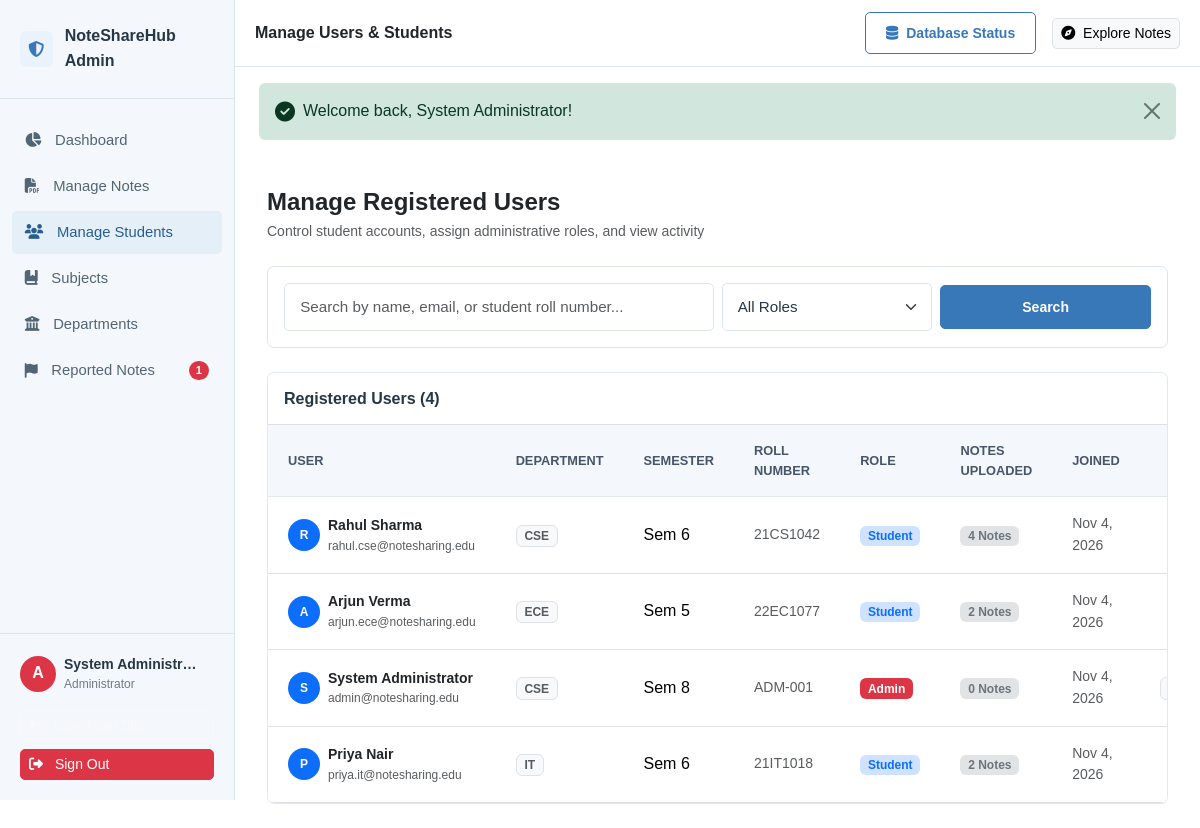
The page /admin/users.php (signed in) on the database its author committed.
### tables this page shows
CREATE TABLE `users` (
  `id` INT AUTO_INCREMENT PRIMARY KEY,
  `name` VARCHAR(100) NOT NULL,
  `email` VARCHAR(150) NOT NULL UNIQUE,
  `password` VARCHAR(255) NOT NULL,
  `role` ENUM('student', 'admin') NOT NULL DEFAULT 'student',
  `department_id` INT NULL,
  `semester` TINYINT NULL,
  `roll_number` VARCHAR(50) NULL,
  `avatar` VARCHAR(255) NULL,
  `created_at` TIMESTAMP DEFAULT CURRENT_TIMESTAMP,
  `updated_at` TIMESTAMP DEFAULT CURRENT_TIMESTAMP ON UPDATE CURRENT_TIMESTAMP,
  FOREIGN KEY (`department_id`) REFERENCES `departments`(`id`) ON DELETE SET NULL,
  INDEX `idx_user_email` (`email`),
  INDEX `idx_user_role` (`role`)
);

CREATE TABLE `departments` (
  `id` INT AUTO_INCREMENT PRIMARY KEY,
  `code` VARCHAR(20) NOT NULL UNIQUE,
  `name` VARCHAR(150) NOT NULL,
  `description` TEXT NULL,
  `created_at` TIMESTAMP DEFAULT CURRENT_TIMESTAMP
);

### includes/auth.php (called while the page is built, shortened)
<?php
function is_logged_in(): bool {
    return isset($_SESSION['user_id']) && !empty($_SESSION['user_id']);
}
function current_user_id(): ?int {
    return is_logged_in() ? (int)$_SESSION['user_id'] : null;
}

### admin/users.php (the view, shortened to what this page needs)
<?php
require_once __DIR__ . '/../includes/admin-header.php';
$db = get_db();
$currentAdminId = current_user_id();
$search = clean_input($_GET['q'] ?? '');
$sql = "
    SELECT u.*,
           d.name as dept_name, d.code as dept_code,
           COUNT(n.id) as total_notes_uploaded
    FROM users u
    LEFT JOIN departments d ON u.department_id = d.id
    LEFT JOIN notes n ON u.id = n.user_id
    WHERE 1=1
";
$params = [];
$sql .= " GROUP BY u.id ORDER BY u.created_at DESC";
$stmt = $db->prepare($sql);
$stmt->execute($params);
$usersList = $stmt->fetchAll();
?>
<div class="container-fluid">
    <div class="d-flex flex-column flex-md-row justify-content-between align-items-md-center gap-3 mb-4">
        <div>
            <h4 class="fw-bold text-dark mb-1">Manage Registered Users</h4>
            <p class="text-muted small mb-0">Control student accounts, assign administrative roles, and view activity</p>
        </div>
    </div>
    <div class="card-modern bg-white p-3 mb-4">
        <form method="GET" action="<?= BASE_URL ?>/admin/users.php" class="row g-2 align-items-center">
            <div class="col-md-6">
                <input type="text" name="q" class="form-control form-control-sm" placeholder="Search by name, email, or student roll number..." value="<?= e($search) ?>">
            </div>
            <div class="col-md-3">
                <select name="role" class="form-select form-select-sm" onchange="this.form.submit()">
                    <option value="">All Roles</option>
                </select>
            </div>
            <div class="col-md-3 d-flex gap-1">
                <button type="submit" class="btn btn-primary btn-sm flex-fill">Search</button>
            </div>
        </form>
    </div>
    <div class="admin-table-card">
        <div class="p-3 border-bottom d-flex justify-content-between align-items-center">
            <h6 class="fw-bold mb-0">Registered Users (<?= count($usersList) ?>)</h6>
        </div>
        <div class="table-responsive">
            <table class="table table-hover mb-0">
                <thead>
                    <tr>
                        <th>User</th>
                        <th>Department</th>
                        <th>Semester</th>
                        <th>Roll Number</th>
                        <th>Role</th>
                        <th>Notes Uploaded</th>
                        <th>Joined</th>
                        <th class="text-end">Actions</th>
                    </tr>
                </thead>
                <tbody>
                    <?php foreach ($usersList as $u): ?>
                        <tr>
                            <td>
                                <div class="d-flex align-items-center gap-2">
                                    <span class="badge bg-primary rounded-circle p-2 text-white" style="width:32px; height:32px; display:inline-flex; align-items:center; justify-content:center;">
                                        <?= strtoupper(substr($u['name'], 0, 1)) ?>
                                    </span>
                                    <div>
                                        <div class="fw-bold text-dark small"><?= e($u['name']) ?></div>
                                        <div class="text-muted" style="font-size:0.75rem;"><?= e($u['email']) ?></div>
                                    </div>
                                </div>
                            </td>
                            <td>
                                <span class="badge bg-light text-muted border small"><?= e($u['dept_code'] ?: 'N/A') ?></span>
                            </td>
                            <td><?= $u['semester'] ? 'Sem ' . $u['semester'] : '-' ?></td>
                            <td class="small text-muted"><?= e($u['roll_number'] ?: '-') ?></td>
                            <td>
                                <span class="badge <?= $u['role'] === 'admin' ? 'bg-danger' : 'bg-primary-subtle text-primary' ?> small">
                                    <?= ucfirst($u['role']) ?>
                                </span>
                            </td>
                            <td>
                                <span class="badge bg-secondary-subtle text-secondary small">
                                    <?= $u['total_notes_uploaded'] ?> Notes
                                </span>
                            </td>
                            <td class="text-muted small"><?= date('M j, Y', strtotime($u['created_at'])) ?></td>
                            <td class="text-end">
                                <?php if ($u['id'] != $currentAdminId): ?>
                                    <div class="d-inline-flex gap-1">
                                        <form method="POST" action="<?= BASE_URL ?>/admin/users.php" class="d-inline">
                                            <?= csrf_field() ?>
                                            <input type="hidden" name="action" value="change_role">
                                            <input type="hidden" name="target_user_id" value="<?= $u['id'] ?>">
                                            <input type="hidden" name="new_role" value="<?= $u['role'] === 'admin' ? 'student' : 'admin' ?>">
                                            <button type="submit" class="btn btn-sm btn-light border small" title="<?= $u['role'] === 'admin' ? 'Demote to Student' : 'Promote to Admin' ?>">
                                                <i class="fa-solid <?= $u['role'] === 'admin' ? 'fa-user-minus text-warning' : 'fa-user-shield text-success' ?>"></i>
                                            </button>
                                        </form>
                                        <form method="POST" action="<?= BASE_URL ?>/admin/users.php" class="d-inline" onsubmit="return confirm('Are you sure you want to permanently delete this user account and their notes?');">
                                            <?= csrf_field() ?>
                                            <input type="hidden" name="action" value="delete_user">
                                            <input type="hidden" name="target_user_id" value="<?= $u['id'] ?>">
                                            <button type="submit" class="btn btn-sm btn-light border text-danger small" title="Delete User">
                                                <i class="fa-solid fa-trash-can"></i>
                                            </button>
                                        </form>
                                    </div>
                                <?php else: ?>
                                    <span class="badge bg-light text-muted border small">Current Session</span>
                                <?php endif; ?>
                            </td>
                        </tr>
                    <?php endforeach; ?>
                </tbody>
            </table>
        </div>
    </div>
</div>
<?php require_once __DIR__ . '/../includes/admin-footer.php'; ?>

### assets/css/style.css (style rules this page uses)
:root { --primary: #4f46e5; --primary-light: #6366f1; --primary-dark: #3730a3; --primary-subtle: #eef2ff; --secondary: #8b5cf6; --secondary-subtle: #f5f3ff; --accent: #06b6d4; --success: #10b981; --success-subtle: #ecfdf5; --warning: #f59e0b; --warning-subtle: #fffbeb; --danger: #ef4444; --danger-subtle: #fef2f2; --bg-main: #f8fafc; --bg-card: #ffffff; --border-color: #e2e8f0; --border-hover: #cbd5e1; --text-primary: #0f172a; --text-secondary: #475569; --text-muted: #64748b; --text-light: #94a3b8; --radius-sm: 8px; --radius-md: 12px; --radius-lg: 16px; --radius-xl: 24px; --shadow-sm: 0 1px 2px 0 rgba(0, 0, 0, 0.05); --shadow-md: 0 4px 6px -1px rgba(0, 0, 0, 0.07), 0 2px 4px -2px rgba(0, 0, 0, 0.05); --shadow-lg: 0 10px 15px -3px rgba(0, 0, 0, 0.08), 0 4px 6px -4px rgba(0, 0, 0, 0.04); --shadow-hover: 0 20px 25px -5px rgba(79, 70, 229, 0.12), 0 8px 10px -6px rgba(0, 0, 0, 0.04); --transition: all 0.25s cubic-bezier(0.4, 0, 0.2, 1); }
body { background-color: var(--bg-main); color: var(--text-primary); font-family: 'Plus Jakarta Sans', system-ui, -apple-system, sans-serif; line-height: 1.6; -webkit-font-smoothing: antialiased; min-height: 100vh; display: flex; flex-direction: column; }
h1, h2, h3, h4, h5, h6 { color: var(--text-primary); font-weight: 700; letter-spacing: -0.025em; }
.btn-primary { background: linear-gradient(135deg, var(--primary) 0%, #6366f1 100%); border: none; color: #ffffff; font-weight: 600; border-radius: 10px; padding: 0.65rem 1.35rem; box-shadow: 0 4px 12px rgba(79, 70, 229, 0.25); transition: var(--transition); }
.card-modern { background: var(--bg-card); border: 1px solid var(--border-color); border-radius: var(--radius-lg); box-shadow: var(--shadow-sm); transition: var(--transition); overflow: hidden; height: 100%; }
.form-control, .form-select { border: 1.5px solid var(--border-color); border-radius: var(--radius-sm); padding: 0.7rem 0.95rem; font-size: 0.95rem; color: var(--text-primary); transition: var(--transition); }
:root { --primary: #3978b8; --primary-light: #5b91c5; --primary-dark: #285d91; --primary-subtle: #eaf3fb; --secondary: #7b75b8; --secondary-subtle: #f0eff9; --accent: #6b9bc8; --bg-main: #ffffff; --border-color: #dce5ed; --border-hover: #c4d2df; --text-primary: #263746; --text-secondary: #526575; --text-muted: #6b7b88; --radius-sm: 5px; --radius-md: 7px; --radius-lg: 8px; --radius-xl: 10px; --shadow-sm: none; --shadow-md: none; --shadow-lg: none; --shadow-hover: none; --transition: color 0.15s ease, background-color 0.15s ease, border-color 0.15s ease; }
body { background-color: #ffffff; color: #263746; font-family: Arial, Helvetica, system-ui, sans-serif; line-height: 1.55; }
h1, h2, h3, h4, h5, h6 { letter-spacing: normal; font-weight: 600; }
.btn, .form-control, .form-select, .input-group-text { border-radius: 5px; }
.btn-primary { background: #3978b8; border: 1px solid #3978b8; color: #ffffff; font-weight: 600; box-shadow: none; }
.card-modern { border-radius: 7px; box-shadow: none; transition: border-color 0.15s ease; }
.form-card, .dashboard-sidebar-card, .admin-table-card { border-radius: 7px; box-shadow: none; }
.form-control, .form-select { border-width: 1px; }
.table > :not(caption) > * > * { padding: 0.7rem 0.85rem; }

### assets/css/admin.css (style rules this page uses)
:root { --admin-sidebar-width: 260px; --admin-sidebar-bg: #0f172a; --admin-sidebar-text: #94a3b8; --admin-sidebar-active: #ffffff; --admin-sidebar-active-bg: #1e293b; }
body.admin-body { background-color: #f1f5f9; font-family: 'Plus Jakarta Sans', system-ui, sans-serif; }
.admin-table-card { background: #ffffff; border-radius: 16px; border: 1px solid #e2e8f0; overflow: hidden; box-shadow: 0 1px 3px 0 rgba(0, 0, 0, 0.05); }
.table > :not(caption) > * > * { padding: 1rem 1.25rem; vertical-align: middle; }
.table thead th { background-color: #f8fafc; color: #475569; font-size: 0.8rem; font-weight: 700; text-transform: uppercase; letter-spacing: 0.05em; border-bottom: 1px solid #e2e8f0; }
body.admin-body { background-color: #ffffff; color: #263746; font-family: Arial, Helvetica, system-ui, sans-serif; }
.admin-stat-card, .admin-table-card { border-radius: 7px; box-shadow: none; transition: none; }
.table thead th { background: #f4f8fc; letter-spacing: normal; }

### rows shown on the page
users: name "R", name "Rahul Sharma", email "rahul.cse@notesharing.edu", department.code "CSE", semester "6", roll_number "21CS1042", role "Student", total_notes_uploaded "4", created_at "Nov 4, 2026"
users: name "A", name "Arjun Verma", email "arjun.ece@notesharing.edu", department.code "ECE", semester "5", roll_number "22EC1077", role "Student", total_notes_uploaded "2", created_at "Nov 4, 2026"
users: name "S", name "System Administrator", email "admin@notesharing.edu", department.code "CSE", semester "8", roll_number "ADM-001", role "Admin", total_notes_uploaded "0", created_at "Nov 4, 2026"
users: name "P", name "Priya Nair", email "priya.it@notesharing.edu", department.code "IT", semester "6", roll_number "21IT1018", role "Student", total_notes_uploaded "2", created_at "Nov 4, 2026"

### other values the page prints
$pendingReportsCount "1"
$adminUser['name'] "System Administr…"
$pageTitle "Manage Users & Students"
$message "Welcome back, System Administrator!"
count($usersList) "4"
